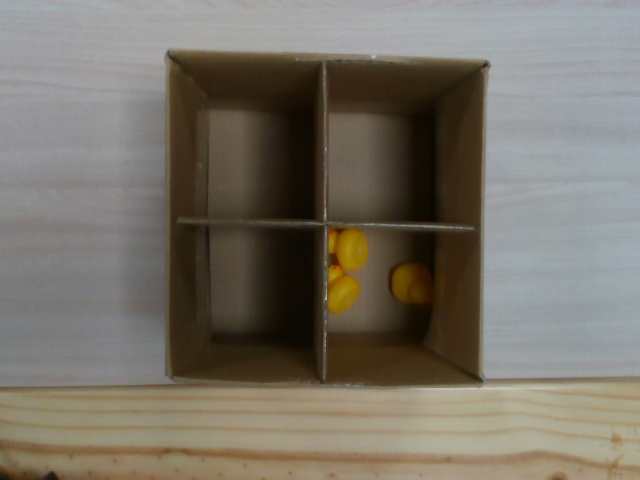
#> input picture franka_perception/franka_perception/utils/image.png, 640 x 480 px
$ python BoxDetector.py
#> lines starting #> are read from the running program, lines starting #| are printed output that depends on the picture; after the words box and inside, x2 and y2 are one past the last pixel; in counts of white or black regions, pixels touching at a corner belong together
import numpy as np
import cv2
import math


class BoxDetector:
    def __init__(self):
        pass

    def gamma_trans(self,img,gamma):
        gamma_table=[np.power(x/255.0,gamma)*255.0 for x in range(256)]
        gamma_table=np.round(np.array(gamma_table).astype(np.uint8))
        return  cv2.LUT(img,gamma_table)

    def process(self, img_):

        img_=self.gamma_trans(img_,2.0)
        # read image
        img_gray = cv2.cvtColor(img_, cv2.COLOR_BGR2GRAY)

        # img = cv2.GaussianBlur(img,(3,3),0)
        edges = cv2.Canny(img_gray, 50, 150, apertureSize=3)

        # [5 lines of commented-out code are left out]

        lines = cv2.HoughLines(edges, 2, 2 * np.pi / 180, 150)  # 这里对最后一个参数使用了经验型的值
        result = img_.copy()

        line_h = []
        line_v = []
        if lines is not None:
            for line in lines:
                rho = line[0][0]  # 第一个元素是距离rho
                theta = line[0][1]  # 第二个元素是角度theta

                if (theta < (np.pi / 4.)) or (theta > (6. * np.pi / 8.0)):  # 垂直直线
                    pt1 = [int(rho / np.cos(theta)), 0]  # 该直线与第一行的交点
                    # 该直线与最后一行的焦点
                    pt2 = [int((rho - result.shape[0] * np.sin(theta)) / np.cos(theta)), result.shape[0]]
                    # cv2.line( result, pt1, pt2, (255,255,255), 1)             # 绘制一条白线
                    line_v.append([pt1, pt2])
                elif (theta > (2. * np.pi / 8.)) or (theta < (6. * np.pi / 8.0)):  # 水平直线
                    pt1 = [0, int(rho / np.sin(theta))]  # 该直线与第一列的交点
                    # 该直线与最后一列的交点
                    pt2 = [result.shape[1], int((rho - result.shape[1] * np.cos(theta)) / np.sin(theta))]
                    # cv2.line(result, pt1, pt2, (255,255,255), 1)
                    line_h.append([pt1, pt2])

            # combine lines
            line_v = comb_lines(line_v, 0)
            line_h = comb_lines(line_h, 1)

            #refine lines
            line_v = check_lines(line_v, 0)
            line_h = check_lines(line_h, 1)

            '''
            # draw lines
            for line in line_v:
                cv2.line(result, line[0], line[1], (0,255,0))
            for line in line_h:
                cv2.line(result, line[0], line[1], (255,0,0))
            '''

            # obtain the cross rectangle
            rects = []
            bbox_list = []
            for l_h in range(len(line_h) - 1):

                for l_v in range(len(line_v) - 1):
                    # rect_s = [line_v[l_v][0][0],line_h[l_h][0][1]]
                    # rect_e = [line_v[l_v + 1][0][0],line_h[l_h+1][0][1]]

                    rect_s = cal_cross_point(line_h[l_h], line_v[l_v][0][0], 0)
                    rect_e = cal_cross_point(line_h[l_h + 1], line_v[l_v + 1][0][0], 0)
                    rects.append([rect_s, rect_e])

            print('rectangle number: ', len(rects))
            for rec in rects:
                cv2.rectangle(result, rec[0], rec[1], (0, 255, 0), 2)
                bbox_list.append(rec[0]+rec[1])
        else:
            bbox_list = []
        # image[np.where(dilation>0)]=[0,255,0]
        return result, bbox_list


# 计算两边夹角额cos值
def angle_cos(p0, p1, p2):
    d1, d2 = (p0 - p1).astype('float'), (p2 - p1).astype('float')
    return abs(np.dot(d1, d2) / np.sqrt(np.dot(d1, d1) * np.dot(d2, d2)))


def check_lines(lines, v_h=0):
    if len(lines)<4:
        return lines
    else:
        lines_new=[]
        mid=(lines[0][0][v_h]+lines[-1][0][v_h])/2

        diffs=[]
        for line in lines:
            diffs.append(abs(line[0][v_h]-mid))

        mid_line=lines[diffs.index(min(diffs))]

        return [lines[0],mid_line,lines[-1]]


def comb_lines(lines, v_h=0):
    if v_h==0:
        wh=640
    else:
        wh=480

    # sorting
    ind_b = [x[0][v_h] for x in lines]
    ind_e = [x[1][v_h] for x in lines]

    sorted_id = sorted(range(len(ind_b)), key=lambda k: ind_b[k], reverse=False)

    lines_comb = []

    previous = []
    for i, s_id in enumerate(sorted_id):
        if i == 0:
            previous = lines[s_id]
            continue
        if lines[s_id][0][v_h] - previous[0][v_h] < 30:
            previous[0][v_h] = int((previous[0][v_h] + lines[s_id][0][v_h]) / 2)
            previous[1][v_h] = int((previous[1][v_h] + lines[s_id][1][v_h]) / 2)
        else:
            lines_comb.append(previous)
            previous = lines[s_id]

    lines_comb.append(previous)

    return lines_comb


def cal_cross_point(lines, pos_x=0, pos_y=0):
    if pos_x:
        pos_y = (lines[1][1] - lines[0][1]) * ((pos_x - lines[0][0]) / (lines[1][0] - lines[0][0])) + lines[0][1]

    else:
        pos_x = (lines[1][0] - lines[0][0]) * ((pos_y - lines[0][1]) / (lines[1][1] - lines[0][1])) + lines[0][0]

    return [int(pos_x), int(pos_y)]


if __name__ == "__main__":
    detector = BoxDetector()
    img = cv2.imread("image.png")
#> img is the input picture: shape (480, 640, 3); mean B, G, R 103.7, 114.6, 120.5
    img, rects = detector.process(img)
#> in gamma_trans, `return  cv2.LUT(img,gamma_table)`:
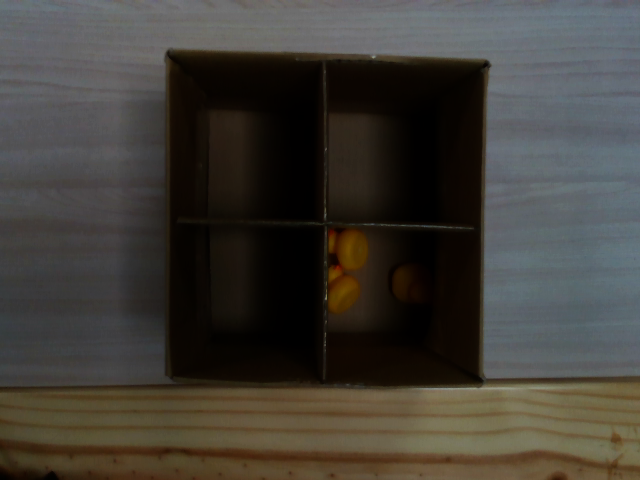
#> returned value: shape (480, 640, 3); mean of channels 0, 1, 2 55.7, 61.8, 65.3; drawn as B, G, R
#> in process, `img_gray = cv2.cvtColor(img_, cv2.COLOR_BGR2GRAY)`:
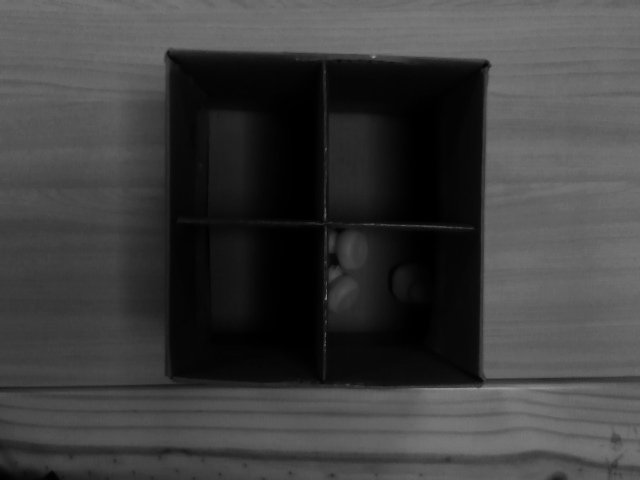
#> img_gray: shape (480, 640); min 0, max 151, mean 62.1
#> in process, `edges = cv2.Canny(img_gray, 50, 150, apertureSize=3)`:
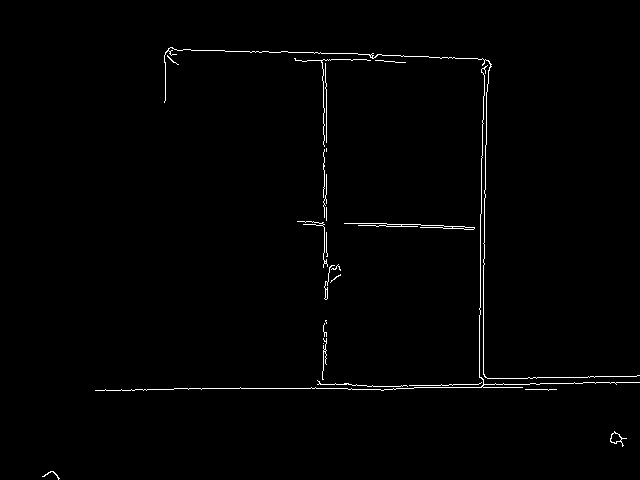
#> edges: shape (480, 640); 1% white in thin lines or dots, all inside (x1, y1, x2, y2) = (42, 47, 640, 480)
#> in process, `lines = cv2.HoughLines(edges, 2, 2 * np.pi / 180, 150)`: lines = [[324, 0], [484, 0], [388, 1.57], [42, 1.61], [480, 0], [402, 1.54], [490, 0.0349], [396, 1.54], [384, 1.57], [210, 1.61]]
#> the loop in process, `for line in lines:` made 10 passes
#> (rho, theta, pt1, pt2) on passes 3, 4, 6, 7, 8, 9, 10: (388, 1.57, [0, 388], [640, 388]), (42, 1.61, [0, 42], [640, 64]), (402, 1.54, [0, 402], [640, 379]), (490, 0.0349, [490, 0], [473, 480]), (396, 1.54, [0, 396], [640, 373]), (384, 1.57, [0, 384], [640, 384]), (210, 1.61, [0, 210], [640, 232])
#> (rho, theta, pt2) on passes 1, 2, 5: (324, 0, [324, 480]), (484, 0, [484, 480]), (480, 0, [480, 480])
#> after the loop in process, `for line in lines:`: line_h = [[[0, 388], [640, 388]], [[0, 42], [640, 64]], [[0, 402], [640, 379]], [[0, 396], [640, 373]], [[0, 384], [640, 384]], [[0, 210], [640, 232]]]; line_v = [[[324, 0], [324, 480]], [[484, 0], [484, 480]], [[480, 0], [480, 480]], [[490, 0], [473, 480]]]
#> in comb_lines, `ind_b = [x[0][v_h] for x in lines]`: ind_b = [324, 484, 480, 490]
#> in comb_lines, `ind_e = [x[1][v_h] for x in lines]`: ind_e = [324, 484, 480, 473]
#> in comb_lines, `sorted_id = sorted(range(len(ind_b)), key=lambda k: ind_b[k], reverse=..`: sorted_id = [0, 2, 1, 3]
#> the loop in comb_lines, `for i, s_id in enumerate(sorted_id):` made 4 passes
#> s_id on passes 1 to 2: 0, 2
#> s_id on passes 3 to 4: 1, 3
#> after the loop in comb_lines, `for i, s_id in enumerate(sorted_id):`: lines_comb = [[[324, 0], [324, 480]]]
#> in process, `line_v = comb_lines(line_v, 0)`: line_v = [[[324, 0], [324, 480]], [[486, 0], [477, 480]]]
#> the loop in comb_lines (call 2), `for i, s_id in enumerate(sorted_id):` made 6 passes
#> s_id on passes 1 to 3: 1, 5, 4
#> s_id on passes 4 to 6: 0, 3, 2
#> in process, `line_h = comb_lines(line_h, 1)`: line_h = [[[0, 42], [640, 64]], [[0, 210], [640, 232]], [[0, 396], [640, 379]]]
#> the loop in process, `for l_h in range(len(line_h) - 1): ` made 2 passes
#> after the loop in process, `for l_h in range(len(line_h) - 1):`: rects = [[[324, 53], [486, 226]], [[324, 221], [486, 383]]]
#| rectangle number:  2
#> the loop in process, `for rec in rects:` made 2 passes
#> rec on passes 1 to 2: [[324, 53], [486, 226]], [[324, 221], [486, 383]]
#> after the loop in process, `for rec in rects:`:
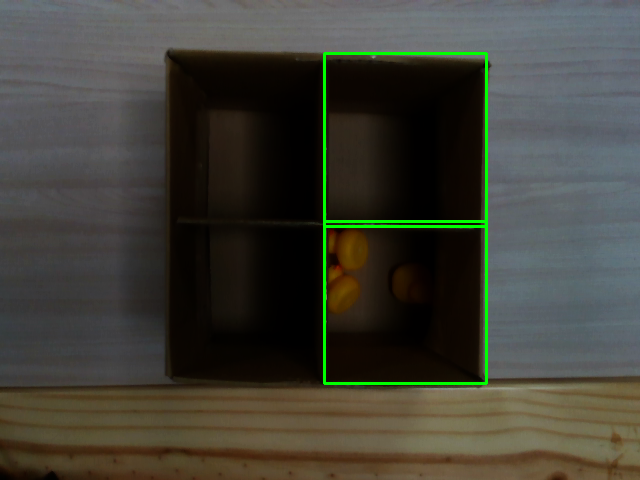
#> result: shape (480, 640, 3); 1.27% of pixels changed, all inside (x1, y1, x2, y2) = (323, 52, 488, 385); drawn as B, G, R
#> after the loop in process, `for rec in rects:`: bbox_list = [[324, 53, 486, 226], [324, 221, 486, 383]]
#> rects = [[324, 53, 486, 226], [324, 221, 486, 383]]
    cv2.imshow('img', img)
    cv2.waitKey()
